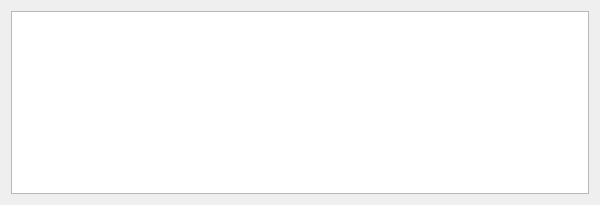
<?xml version="1.0" encoding="UTF-8"?>
<ui version="4.0">
 <class>ThreadDialog</class>
 <widget class="QDialog" name="ThreadDialog">
  <property name="geometry">
   <rect>
    <x>0</x>
    <y>0</y>
    <width>600</width>
    <height>205</height>
   </rect>
  </property>
  <property name="minimumSize">
   <size>
    <width>600</width>
    <height>200</height>
   </size>
  </property>
  <property name="windowTitle">
   <string>Dialog</string>
  </property>
  <layout class="QGridLayout" name="gridLayout">
   <item row="0" column="0">
    <widget class="QTableWidget" name="THREAD_Table">
     <attribute name="horizontalHeaderStretchLastSection">
      <bool>true</bool>
     </attribute>
     <attribute name="verticalHeaderVisible">
      <bool>false</bool>
     </attribute>
    </widget>
   </item>
  </layout>
 </widget>
 <resources/>
 <connections/>
</ui>
